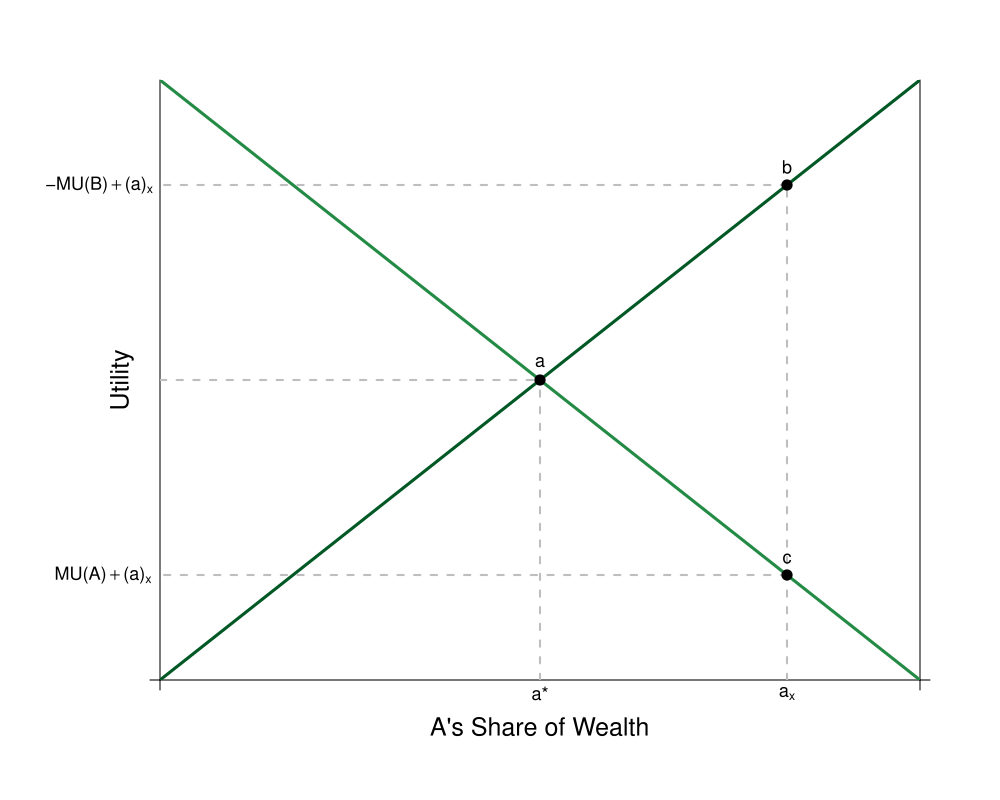

R code for this plot:
#Graph Designer: Simon Halliday
#Authors: Bowles, Foley and Halliday
#Title: Coordination, Conflict and Competition: A Text in Microeconomics

library(shape)
require(shape)
pdf(file = "/Users/rileyboeth/Library/Mobile Documents/com~apple~CloudDocs/bfh textbook - backup/coordination_failures/figure4_8.pdf", width = 10, height = 8)

#Set parameters for graphics
axislabelsize <- 1.5
labelsize <- 1.1
graphlinewidth <- 3
segmentlinewidth <- 2

COL <- c("#7fc97f", "#beaed4", "#fdc086", "#ffff99", "#386cb0", "#f0027f", "#bf5b17", "#666666")
COLA <- c("#e0f3db", "#99d8c9","#66c2a4","#41ae76", "#238b45", "#005824")
COLB <- c("#4eb3d3", "#2b8cbe", "#0868ac","#084081")

#Edited the margins to cater for the larger LHS labels
par(mar =  c(6, 8, 4, 4))

#proportion of wealth functions

MUb <- function(x,y){
  x
}

MUa <- function(x,y){
  40-x
}


#Add limits on axes and levels of utility for each function 
ylims <- c(0, 40)
xlims <- c(0, 40)

npts <- 501 
x <- seq(xlims[1], xlims[2], length.out = npts)
y <- seq(ylims[1], ylims[2], length.out = npts) 

plot(0, 0, xlim = xlims, ylim = ylims, type = "n",
     xlab = expression(paste("")),
     ylab = expression(paste("")), 
     xaxt = "n", 
     yaxt = "n", 
     cex.lab = axislabelsize, 
     bty = "n", 
     xaxs="i", 
     yaxs="i"
)

#x and y limits with plain axes without ticks/numbers to match previous graph; y axes on both sides

ticksx <- seq(from = 0, to = xlims[2], by = 40)
xlabels <- seq(from = 0, to = xlims[2], by = 1)
ticksy <- seq(from = 0, to = ylims[2]+1, by = 41)
ylabels <- seq(from = 0, to = ylims[2], by = 10)
ticksy2 <- seq(from = 0, to = ylims[2]+1, by = 41)
ylabels2 <- seq(from = 0, to = ylims[2], by = 10)


axis(1,at = ticksx,  pos = 0, labels = FALSE)
axis(2,at = ticksy,  pos = 0, labels = FALSE, las = 1)
axis(4, at = ticksy2, pos = xlims[2], labels = FALSE,las=1)


npts <- 503 
xx1 <- seq(xlims[1], xlims[2], length.out = npts)
xx2 <- seq(0, xlims[2], length.out = npts)
xx3 <- seq(xlims[1], 0, length.out = npts)
xx4 <- seq(-11, 0, length.out = npts)

#Axis labels and draw linear utility functions
mtext(expression(paste("A's Share of Wealth")), side = 1, line = 2, cex = axislabelsize)
text(-2, 0.5*ylims[2], expression(paste("Utility")), xpd = TRUE, cex = axislabelsize, srt = 90) 

lines(xx1, MUb(xx1, y), col = COLA[6], lwd = graphlinewidth)
lines(xx1, MUa(xx1, y), col = COLA[5], lwd = graphlinewidth)

#Label points on line

text(20, 20+1.2, expression(paste("a")), cex = labelsize)
segments(20, 0, 20, 20, lty = 2, col = "gray", lwd = segmentlinewidth)
segments(0, 20, 20, 20, lty = 2, col = "gray", lwd = segmentlinewidth)
points(20, 20, pch = 16, col = "black", cex = 1.5)

text(33, 33+1.2, expression(paste("b")), cex = labelsize)
segments(33, 33, 0, 33, lty = 2, col = "gray", lwd = segmentlinewidth)
segments(33, 0, 33, 33, lty = 2, col = "gray", lwd = segmentlinewidth)
points(33, 33, pch = 16, col = "black", cex = 1.5)

text(33, 7+1.1, expression(paste("c")), cex = labelsize)
segments(33, 7, 0, 7, lty = 2, col = "gray", lwd = segmentlinewidth)
points(33, 7, pch = 16, col = "black", cex = 1.5)


#Label relevant points on axes

text(20, -.9, expression(paste("a*")), xpd = TRUE, cex = labelsize)
text(33, -.9, expression(paste("a"[x])), xpd = TRUE, cex = labelsize)

text(-3.2, 33, expression(paste("-MU(B)"+"(a)"[x])),  xpd = TRUE, cex = labelsize)
text(-3, 7, expression(paste("MU(A)"+"(a)"[x])),  xpd = TRUE, cex = labelsize)

dev.off()
